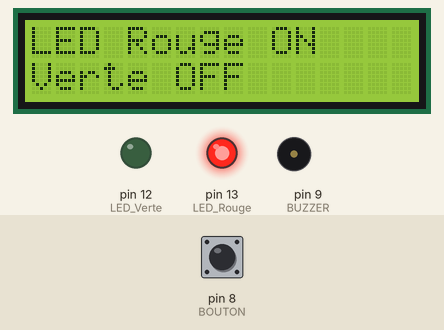
This sketch was run on a simulated Arduino Uno, built with avr-gcc and run on an emulated ATmega328P. On the bench: 16×2 character LCD, output pins drawn as LEDs (lit = HIGH), buzzer (waves = sounding, pin HIGH). Inputs (shaded band) come from the test bench; at power-on: pin 8 (BOUTON) HIGH. What the sketch prints to the serial monitor is not drawn.

Above: at 3.2 s.
3.3 s: pin 8 (BOUTON) pulled LOW for 1 s
At 3.42 s:
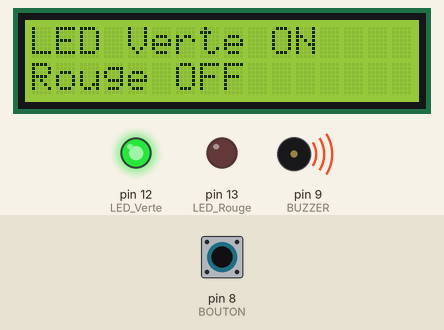
5.8 s: pin 8 (BOUTON) pulled LOW for 3.2 s
At 10.2 s:
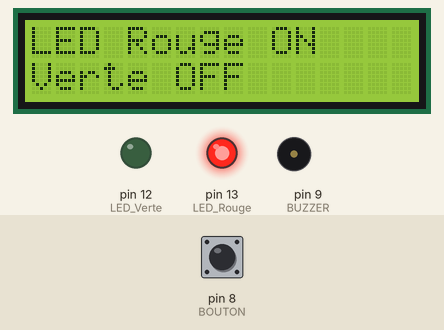
Timing chart, 0 to 11.7 s (numbered marks = the images above; inputs shaded):
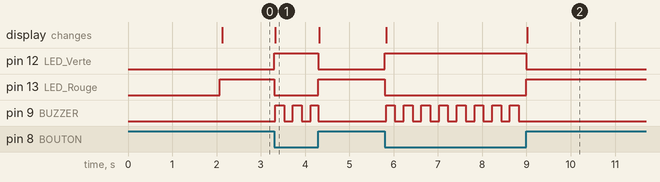

Measured:
- after the input at 3.3 s, pin 12 (LED_Verte): LOW → HIGH at once, → LOW 1.0 s later; pin 13 (LED_Rouge): HIGH → LOW at once, → HIGH 1.0 s later; pin 9 (BUZZER): alternates HIGH for 0.20 s and LOW for 0.20 s, 6 changes in all, then stays LOW, starting at once; the display: changes at once (image 1)
- after the input at 5.8 s, pin 12 (LED_Verte): LOW → HIGH at once, → LOW 3.2 s later; pin 13 (LED_Rouge): HIGH → LOW at once, → HIGH 3.2 s later; pin 9 (BUZZER): alternates HIGH for 0.20 s and LOW for 0.20 s, 16 changes in all, then stays LOW, starting at once; the display: first changes at once (image 2 shows a later state)

The sketch:

Projet2_apr22e.ino
```cpp
#include <Wire.h>
#include <LiquidCrystal_I2C.h>

const int LED_Rouge = 13;
const int LED_Verte = 12;
const int BOUTON = 8;
const int BUZZER = 9;

unsigned long dernierChangementBuzzer = 0;
int etatBuzzer = LOW;
bool cycleBuzzerActif = false;

// Essayez ces adresses une par une : 0x27, 0x3F, 0x20
LiquidCrystal_I2C lcd(0x27, 16, 2);  // Changez en 0x3F si ça ne marche pas

void setup() {
  Serial.begin(9600);  // Pour le débogage
  Serial.println("Démarrage...");

  pinMode(LED_Rouge, OUTPUT);
  pinMode(LED_Verte, OUTPUT);
  pinMode(BOUTON, INPUT_PULLUP);
  pinMode(BUZZER, OUTPUT);

  // Initialisation du LCD avec vérification
  lcd.init();  // Utilisez init() au lieu de begin()
  lcd.backlight();
  lcd.clear();

  // Test d'affichage
  lcd.setCursor(0, 0);
  lcd.print("Test LCD");
  delay(2000);  // Laissez le temps de voir le test

  digitalWrite(LED_Rouge, HIGH);
  digitalWrite(LED_Verte, LOW);
  digitalWrite(BUZZER, LOW);

  lcd.clear();
  lcd.setCursor(0, 0);
  lcd.print("LED Rouge");
  lcd.setCursor(0, 1);
  lcd.print(" LED Verte ");

  Serial.println("Setup terminé");
}

void loop() {
  int etatBouton = digitalRead(BOUTON);

  // Variable pour éviter de rafraîchir le LCD trop souvent
  static int dernierEtat = -1;

  if (etatBouton != dernierEtat) {
    dernierEtat = etatBouton;

    if (etatBouton == LOW) {
      digitalWrite(LED_Rouge, LOW);
      digitalWrite(LED_Verte, HIGH);

      lcd.clear();
      lcd.setCursor(0, 0);
      lcd.print("LED Verte ON");
      lcd.setCursor(0, 1);
      lcd.print("Rouge OFF    ");

      if (!cycleBuzzerActif) {
        cycleBuzzerActif = true;
        etatBuzzer = HIGH;
        digitalWrite(BUZZER, HIGH);
        dernierChangementBuzzer = millis();
      }
    }
    else {
      digitalWrite(LED_Rouge, HIGH);
      digitalWrite(LED_Verte, LOW);
      digitalWrite(BUZZER, LOW);
      cycleBuzzerActif = false;
      etatBuzzer = LOW;

      lcd.clear();
      lcd.setCursor(0, 0);
      lcd.print("LED Rouge ON");
      lcd.setCursor(0, 1);
      lcd.print("Verte OFF    ");
    }
  }

  // Gestion du buzzer (indépendante du rafraîchissement LCD)
  if (cycleBuzzerActif) {
    unsigned long tempsEcoule = millis() - dernierChangementBuzzer;

    if (tempsEcoule >= 200) {
      etatBuzzer = !etatBuzzer;
      digitalWrite(BUZZER, etatBuzzer);
      dernierChangementBuzzer = millis();
    }
  }
}
```
